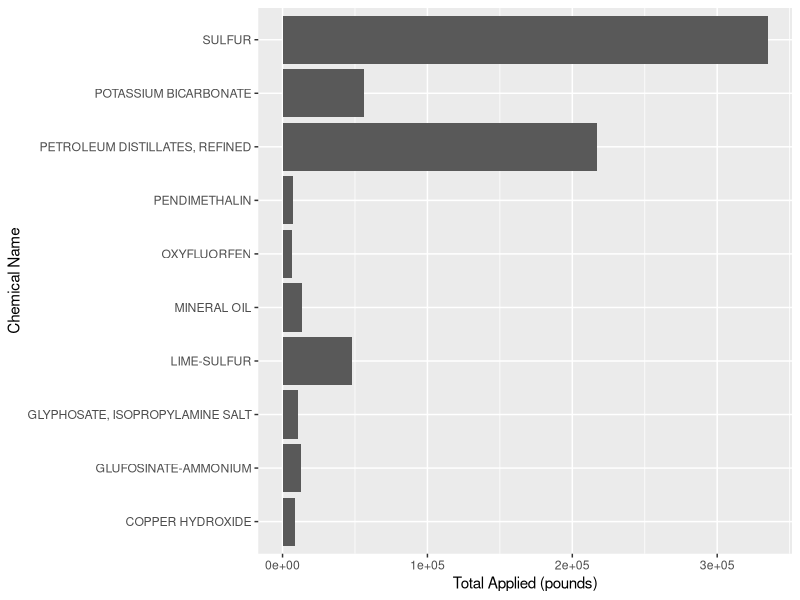
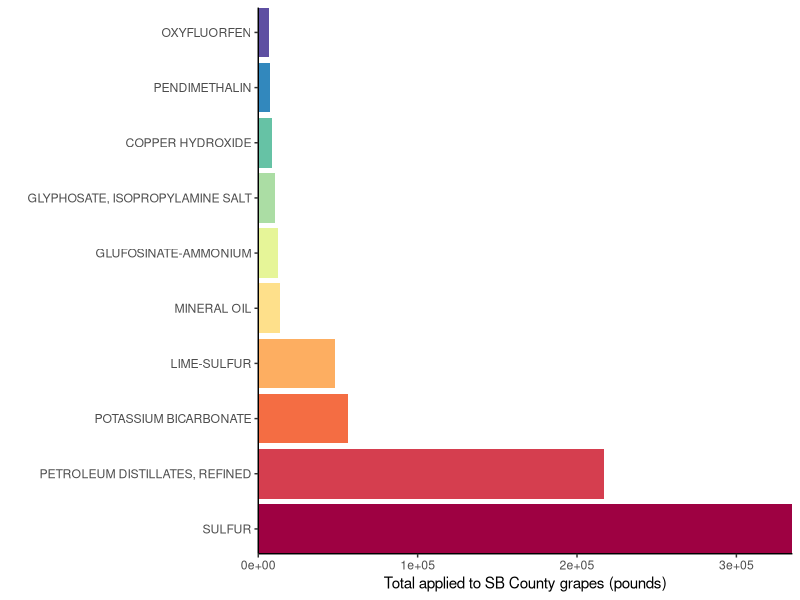
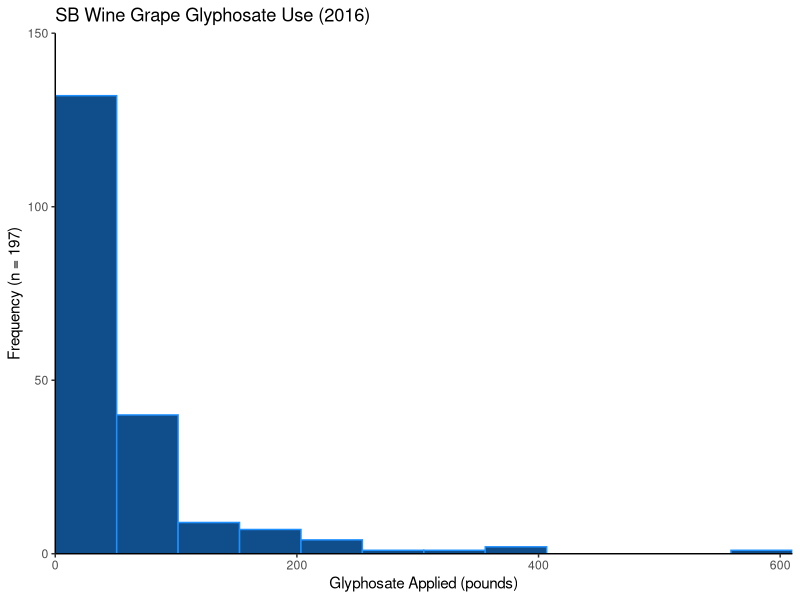
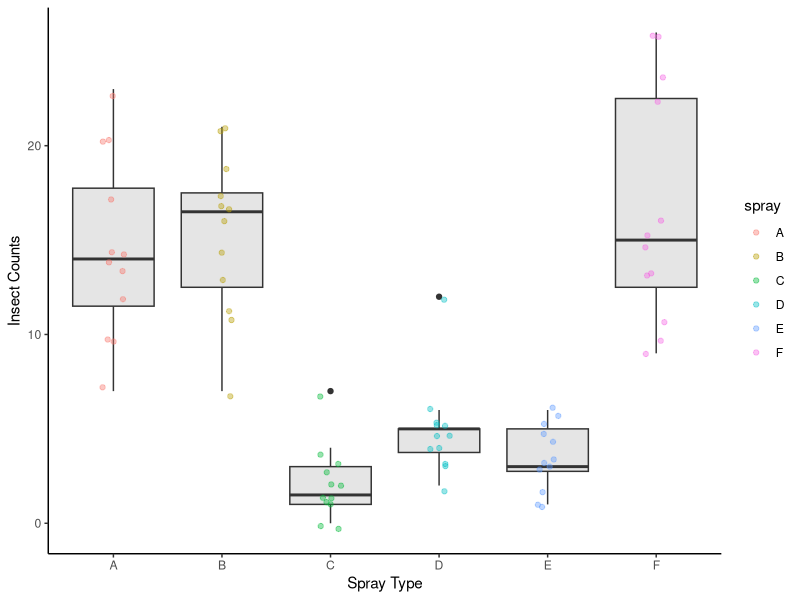
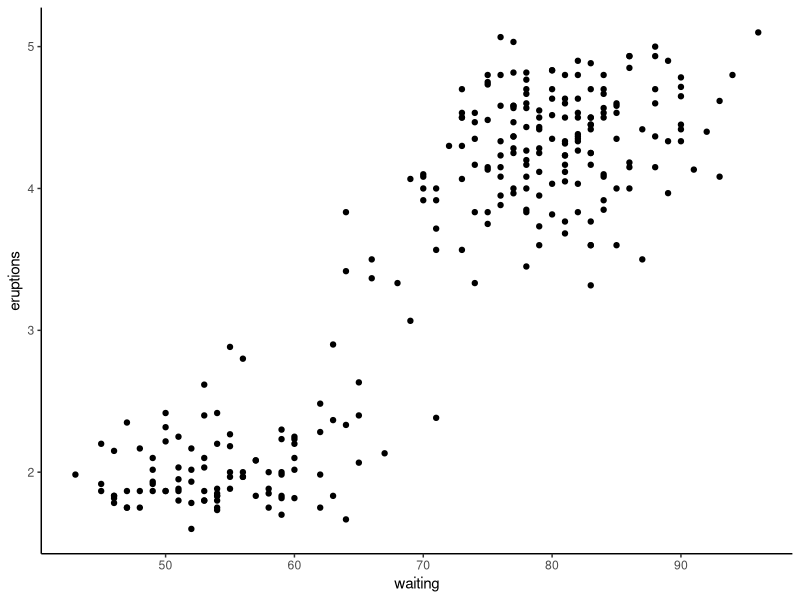

The R source for these figures, in order:
## ---- chunk 1
knitr::opts_chunk$set(echo = TRUE)
## ---- chunk 2

####### This area works like a script:

library(tidyverse) # Loads the tidyverse
library(RColorBrewer) # (just for my graph example)

sb_pest <- read_csv("sb_pest.csv") # Read in the sb_pest.csv file

### DO NOT USE read.csv. USE read_csv(). 

####### Basic data exploration:

View(sb_pest)
names(sb_pest)
summary(sb_pest) # At this point, make them look at the class of POUNDS_CHEMICAL_APPLIED. If is "character", that's fine...if it's "factor", then they'll want it to be character. 

## ---- chunk 3

# Basic data wrangling (review)

sb_simple <- sb_pest %>% 
  select(COUNTY_NAME, SITE_NAME, CHEMICAL_NAME, POUNDS_CHEMICAL_APPLIED) %>% 
  rename(county = COUNTY_NAME, crop = SITE_NAME, chemical = CHEMICAL_NAME, pounds = POUNDS_CHEMICAL_APPLIED) %>% 
  filter(pounds != "N/A") %>% # Here, also show !is.na(pounds) option for NA
  select(county, chemical, pounds, crop) %>% 
  mutate(pounds = as.numeric(pounds)) # In this case, it DOES overwrite

View(sb_simple)
class(sb_simple$pounds) # numeric

## ---- chunk 4

# Show what happens when you add the lines above and knit...
names(sb_simple)

## ---- chunk 5

grapes_summary <- sb_simple %>% 
  group_by(chemical) %>% 
  summarize(
    total_applied = sum(pounds),
    max_applied = max(pounds)
  ) %>% 
  arrange(-total_applied) %>% 
  head(10)

grapes_summary

## ---- chunk 6

write_csv(grapes_summary, "grapes_summary.csv")

## ---- chunk 7


top_10_col <- ggplot(grapes_summary, 
                     aes(x = chemical, 
                         y = total_applied)) +
  geom_col() +
  labs(x = "Chemical Name", y = "Total Applied (pounds)") +
  coord_flip() 

top_10_col 

# Notice if we do this, it just puts them in alphabetical order. If we want it to stay in the order from high to low, we need to reassign the chemical as factors and explicitly set the levels (see below)

grape_summary_factor <- grapes_summary %>% 
  mutate(chemical = factor(chemical, levels = chemical))

# NOW we can plot and that order will be retained...
## ---- chunk 8

top_10_ordered <- ggplot(grape_summary_factor, aes(x = chemical, y = total_applied)) +
  geom_col(aes(fill = chemical), show.legend = FALSE) +
  coord_flip() +
  scale_fill_brewer(palette = "Spectral") + # Note: need package RColorBrewer
  theme_classic() +
  scale_x_discrete(expand = c(0,0)) +
  scale_y_continuous(expand = c(0,0)) +
  labs(x = "", y = "Total applied to SB County grapes (pounds)")

top_10_ordered

## ---- chunk 9

sb_glyphosate <- sb_simple %>% 
  filter(chemical == "GLYPHOSATE, ISOPROPYLAMINE SALT")

## ---- chunk 10

glyphosate_hist <- ggplot(sb_glyphosate, aes(x = pounds)) +
  geom_histogram(bins = 12, boundary = 0, color = "dodgerblue", fill = "dodgerblue4") +
  labs(x = "Glyphosate Applied (pounds)", 
       y = "Frequency (n = 197)", 
       title = "SB Wine Grape Glyphosate Use (2016)") +
  theme_classic() +
  scale_y_continuous(expand = c(0,0), limits = c(0,150)) +
  scale_x_continuous(expand = c(0,0))
  

glyphosate_hist


## ---- chunk 11

insect_boxplot <- ggplot(InsectSprays, aes(x = spray, y = count)) +
  geom_boxplot(fill = "gray90") +
  theme_classic() +
  labs(x = "Spray Type", y = "Insect Counts") +
  geom_jitter(width = 0.1, alpha = 0.4, aes(color = spray))

insect_boxplot

## ---- chunk 12

faithful_plot <- ggplot(faithful, aes(x = waiting, y = eruptions)) +
  geom_point() +
  theme_classic()

faithful_plot
  
# Always ask yourself: What are the major takeaways?

